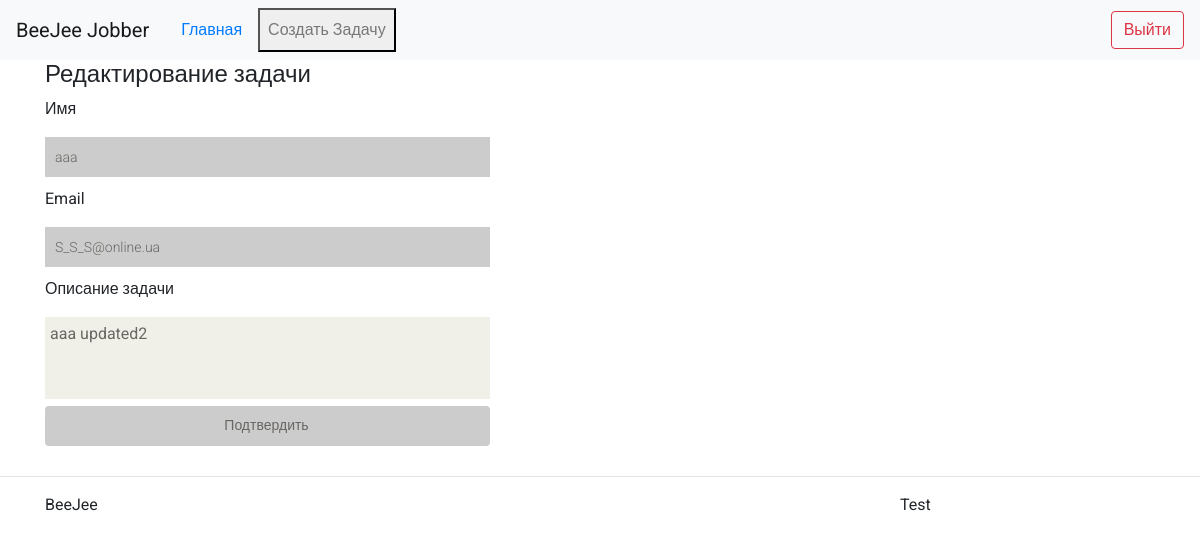
Page /edit/2 (signed in) on the committed database.
### tables this page shows
CREATE TABLE `tasks` (
  `id` int(11) NOT NULL,
  `user` varchar(255) NOT NULL,
  `email` varchar(255) NOT NULL,
  `done` int(1) NOT NULL,
  `checked` int(1) NOT NULL,
  `text` varchar(255) NOT NULL
);

### config/routes.php (called while the page is built)
<?php
return array(
    'user/login' => 'user/login',
    'user/logout' => 'user/logout',
    'site/sort/([1-6])' => 'site/sort/$1',
    'page-([0-9]+)' => 'site/index/$1',
    'create' => 'site/create',
    'edit/([0-9]+)' => 'site/edit/$1',
    'index.php' => 'site/index',
    '' => 'site/index',
);

### controllers/SiteController.php (called while the page is built, shortened)
<?php
class SiteController
{
    public function actionEdit($id) {
        $oldValues = Task::getTaskById(intval($id));
        $name = $oldValues['user'];
        $email = $oldValues['email'];
        $text = $oldValues['text'];
        require_once(ROOT . '/views/site/edit.php');
        return true;
    }
}

### index.php (called while the page is built, shortened)
<?php
$router = new Router();
$router->run();

### models/User.php (called while the page is built, shortened)
<?php
class User
{
    public static function isGuest()
    {
        if (isset($_SESSION['user'])) {
            return false;
        }
        return true;
    }
}

### models/Task.php (called while the page is built, shortened)
<?php
class Task {
    public static function getTaskById($id) {
        $db = Db::getConnection();
        $sql = 'SELECT * '
              . ' FROM tasks'
              . ' WHERE id = :id';
        $result = $db->prepare($sql);
        $result->bindParam(':id', $id, PDO::PARAM_INT);
        $result->execute();
        $row = $result->fetch(PDO::FETCH_ASSOC);
        return $row;
    }
}

### views/site/edit.php (the view, shortened to what this page needs)
<?php include ROOT . '/views/layouts/header.php'; ?>
    <div class="container">
        <h4>Редактирование задачи</h4>
        <div class="row">
            <div class="col-lg-5">
                <div class="login-form">
                    <form action="#" method="post" enctype="multipart/form-data">
                        <p>Имя</p>
                        <input type="text" name="name" placeholder="Имя" value="<?php echo $name;?>">
                        <p>Email</p>
                        <input type="email" name="email" placeholder="email" value="<?php echo $email;?>">
                        <p>Описание задачи</p>
                        <textarea name="description" rows="3"><?php echo $text;?></textarea>
                        <input type="submit" name="submit" class="btn btn-default" value="Подтвердить">
                    </form>
                </div>
            </div>
        </div>
    </div>
<?php include ROOT . '/views/layouts/footer.php'; ?>

### components/Router.php (shortened to what this page needs)
<?php
class Router
{
    private $routes;
    public function __construct()
    {
        $routesPath = ROOT . '/config/routes.php';
        $this->routes = include($routesPath);
    }
    private function getURI()
    {
        if (!empty($_SERVER['REQUEST_URI'])) {
            return trim($_SERVER['REQUEST_URI'], '/');
        }
    }
    public function run()
    {
        $uri = $this->getURI();
        foreach ($this->routes as $uriPattern => $path) {
            if (preg_match("~$uriPattern~", $uri)) {
                $internalRoute = preg_replace("~$uriPattern~", $path, $uri);
                $segments = explode('/', $internalRoute);
                $controllerName = array_shift($segments) . 'Controller';
                $actionName = 'action' . ucfirst(array_shift($segments));
                $parameters = $segments;
                $controllerObject = new $controllerName;
                $result = call_user_func_array(array($controllerObject, $actionName), $parameters);
                if ($result != null) {
                    break;
                }
            }
        }
    }
}

### views/layouts/header.php (shortened to what this page needs)
<!DOCTYPE html>
<html lang="ru">
    <head>
        <link href="/template/css/bootstrap.min.css" rel="stylesheet">
        <link href="/template/css/main.css" rel="stylesheet">
    </head>
<body>
<nav class="navbar navbar-expand-lg navbar-light bg-light">
  <a class="navbar-brand" href="/">BeeJee Jobber</a>
  <a class="navbar" href="/">Главная</a>
  <div class="collapse navbar-collapse" id="navbarTogglerDemo02">
    <ul class="navbar-nav mr-auto mt-2 mt-lg-0">
      <li class="nav-item active">
          <a href="create">
            <button class="nav-link">Создать Задачу</button>
          </a>
      </li>
    </ul>
      <?php if (User::isGuest()): ?>
        <a href="user/login">
        <button class="btn btn-outline-success my-2 my-sm-0 my-2 my-lg-0" >Войти</button>
      </a>
    <?php else: ?>
        <a href="user/logout">
        <button class="btn btn-outline-danger my-2 my-sm-0 my-2 my-lg-0 " >Выйти</button>
      </a>
    <?php endif; ?>
  </div>
</nav>

### views/layouts/footer.php (shortened to what this page needs)
<div style="margin-top: 20px">
    <hr>
</div>
<div class="container">
    <div class="row">
        <div class="col-3">BeeJee</div>
        <div class="col-3"></div>
        <div class="col-3"></div>
        <div class="col-3">Test</div>
    </div>
</div>
</body>
</html>

### template/css/main.css (style rules this page uses)
body { font-family: 'Roboto', sans-serif; background:; position: relative; font-weight:400px; }
html, body { height: 100%; margin: 0; padding: 0; }
ul li { list-style: none; }
a { -webkit-transition: 300ms; -moz-transition: 300ms; -o-transition: 300ms; transition: 300ms; }
h1, h2, h3, h4, h5, h6 { font-family: 'Roboto', sans-serif; }
.navbar-collapse.collapse { padding-left: 0; }
.login-form form input, .signup-form form input { background: #ccc; border: medium none; color: #696763; display: block; font-family: 'Roboto', sans-serif; font-size: 14px; font-weight: 300; height: 40px; margin-bottom: 10px; outline: medium none; padding-left: 10px; width: 100%; }
.user_info input, select, textarea { background: #F0F0E9; border:0; color: #696763; padding: 5px; width: 100%; border-radius: 0; resize: none }

### rows in the picture
tasks: name "aaa", email "S_S_S@online.ua", description "aaa updated2"
